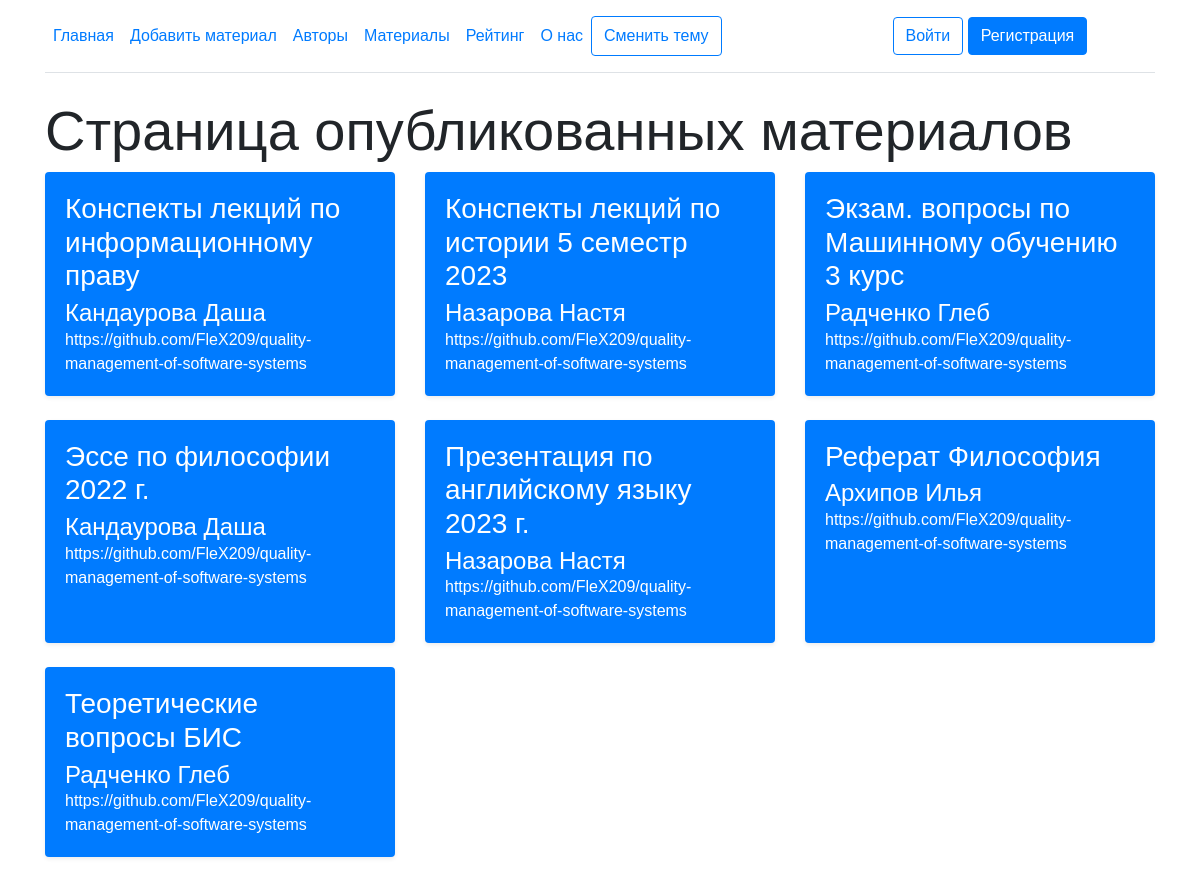
The page /materials on the database its author committed.
### main/models.py (models this page shows, shortened)
class Task(models.Model):
    title = models.CharField('Название', max_length=50)
    author = models.CharField('ФИО', max_length=50)
    task = models.TextField('Описание')
    class Meta:
        verbose_name = 'Задача'
        verbose_name_plural = 'Задачи'

### main/views.py (the view)
# urls.py: path('materials', views.materials, name='materials'),
def materials(request):
    tasks = Task.objects.order_by('id')
    return render(request, 'main/materials.html', {'title': 'Страница материалов', 'tasks': tasks})

### main/templates/main/materials.html (shortened to what this page needs)
{% extends 'main/base.html' %}
{% block content %}
    <div class="container mt-4">
        <h1 class="display-4">Страница опубликованных материалов</h1>
        <div class="row">
            {% if tasks %}
                {% for el in tasks %}
                    <div class="col-md-4 mb-4">
                        <a href="{% url 'material_detail' task_id=el.id %}">
                        <div class="card h-100 border-0 shadow-sm">
                            <div class="card-body">
                                <h3 class="card-title">{{ el.title }}</h3>
                                <h4 class="card-subtitle">{{ el.author }}</h4>
                                <p class="card-text">{{ el.task }}</p>
                            </div>
                        </div>
                        </a>
                    </div>
                {% endfor %}
            {% else %}
                <p class="mt-4">Записей не найдено</p>
            {% endif %}
        </div>
    </div>
{% endblock %}

### main/templates/main/base.html (shortened to what this page needs)
<!doctype html>
<html lang="ru" xmlns="http://www.w3.org/1999/html">
<head>
    <link rel="stylesheet" href="https://cdn.jsdelivr.net/npm/bootstrap@4.3.1/dist/css/bootstrap.min.css">
</head>
<body>
    <div class="container">
        <header class="d-flex flex-wrap align-items-center justify-content-center justify-content-md-between py-3 mb-4 border-bottom">
            <ul class="nav col-12 col-md-auto mb-2 justify-content-center mb-md-0">
                <li><a href="{% url 'home' %}" class="nav-link px-2 link-secondary">Главная</a></li>
        <li><a href="{% url 'create' %}" class="nav-link px-2">Добавить материал</a></li>
        <li><a href="{% url 'authors' %}" class="nav-link px-2">Авторы</a></li>
        <li><a href="{% url 'materials' %}" class="nav-link px-2">Материалы</a></li>
        <li><a href="#" class="nav-link px-2">Рейтинг</a></li>
        <li><a href="{% url 'about' %}" class="nav-link px-2">О нас</a></li>
                <button id="themeToggleBtn" class="btn btn-outline-primary me-2">Сменить тему</button>
            </ul>
            <div class="col-md-3 text-end">
                <button id="themeToggleBtn" class="btn btn-outline-primary me-2">Войти</button>
                <a href="{% url 'signup' %}" class="btn btn-primary">Регистрация</a>
            </div>
        </header>
    </div>
    <div class="container-fluid">
        {% block content %}{% endblock %}
    </div>
</body>
</html>

### main/templates/main/base.html (style rules this page uses)
body { font-family: Arial, sans-serif; transition: background-color 0.3s ease; }

### main/templates/main/materials.html (style rules this page uses)
.card { transition: transform 0.3s cubic-bezier(0.2, 1, 0.3, 1); background-color: #007BFF; color: #ffffff; box-shadow: 0 4px 8px rgba(0, 0, 0, 0.1); }

### rows shown on the page
Task: title "Конспекты лекций по информационному праву", author "Кандаурова Даша", task "https://github.com/FleX209/quality-management-of-software-systems"
Task: title "Конспекты лекций по истории 5 семестр 2023", author "Назарова Настя", task "https://github.com/FleX209/quality-management-of-software-systems"
Task: title "Экзам. вопросы по Машинному обучению 3 курс", author "Радченко Глеб", task "https://github.com/FleX209/quality-management-of-software-systems"
Task: title "Эссе по философии 2022 г.", author "Кандаурова Даша", task "https://github.com/FleX209/quality-management-of-software-systems"
Task: title "Презентация по английскому языку 2023 г.", author "Назарова Настя", task "https://github.com/FleX209/quality-management-of-software-systems"
Task: title "Реферат Философия", author "Архипов Илья", task "https://github.com/FleX209/quality-management-of-software-systems"
Task: title "Теоретические вопросы БИС", author "Радченко Глеб", task "https://github.com/FleX209/quality-management-of-software-systems"
